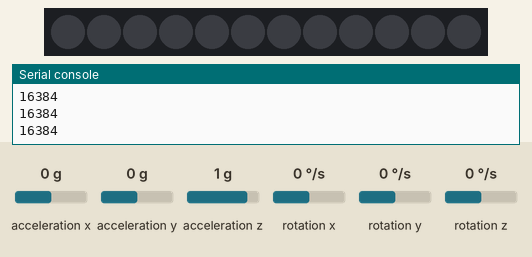
This program was run on a simulated MicroPython board. On the bench: 12 RGB LEDs in strip order, left to right, the last lines printed to the serial console. Inputs (shaded band) come from the test bench; at power-on: acceleration z 1 g, acceleration x 0 g, acceleration y 0 g, rotation x 0 °/s, rotation y 0 °/s, rotation z 0 °/s. Dim RGB values are drawn brighter than linear; library files of the repository ran but are not shown: mpu6050.py.

Above: at 1.2 s.
1.3 s: acceleration z set to -1.4 g
At 2.5 s:
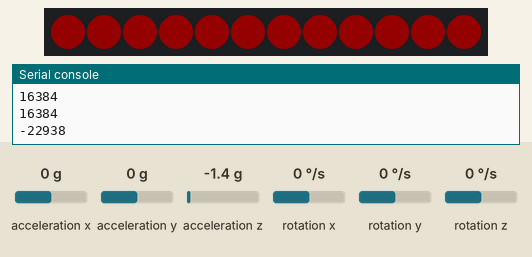
2.8 s: acceleration z set to -0.8 g
At 4.5 s:
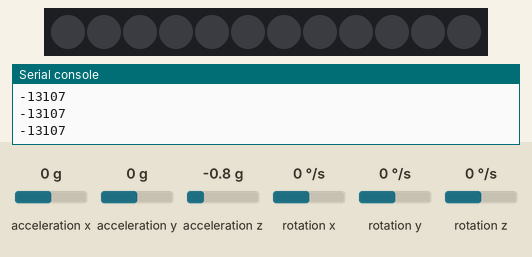
Timing chart, 0 to 6.0 s (numbered marks = the images above; inputs shaded):
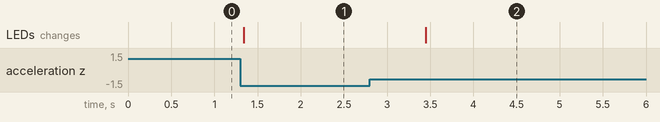

The program:

MPU6050_Accelerometer_Bremselys.py
```python
from mpu6050 import MPU6050
from time import sleep
from machine import Pin, I2C
from neopixel import NeoPixel

n = 12 #Neopixelring på pin 12
np = NeoPixel(Pin(12, Pin.OUT), n)

i2c = I2C(0)
imu = MPU6050(i2c)

def set_color(r, g, b):
    for i in range(n):
        np[i] = (r, g, b)
    np.write()

while True:
    values = imu.get_values()
    if  values["acceleration z"] < -15000: # Tænder for bremselys
        set_color(20, 0, 0)
        sleep(1) #Hvor lang tid bremselyset er tændt
    else:
        set_color(0, 0, 0)
    print(values["acceleration z"])
    sleep(0.05) #Tid for hvert tjek, medmindre bremselys tænder
    
```

Measured:
- after the input at 1.3 s, the LEDs: change at once (image 1)
- after the input at 2.8 s, the LEDs: change after 0.65 s (image 2)
